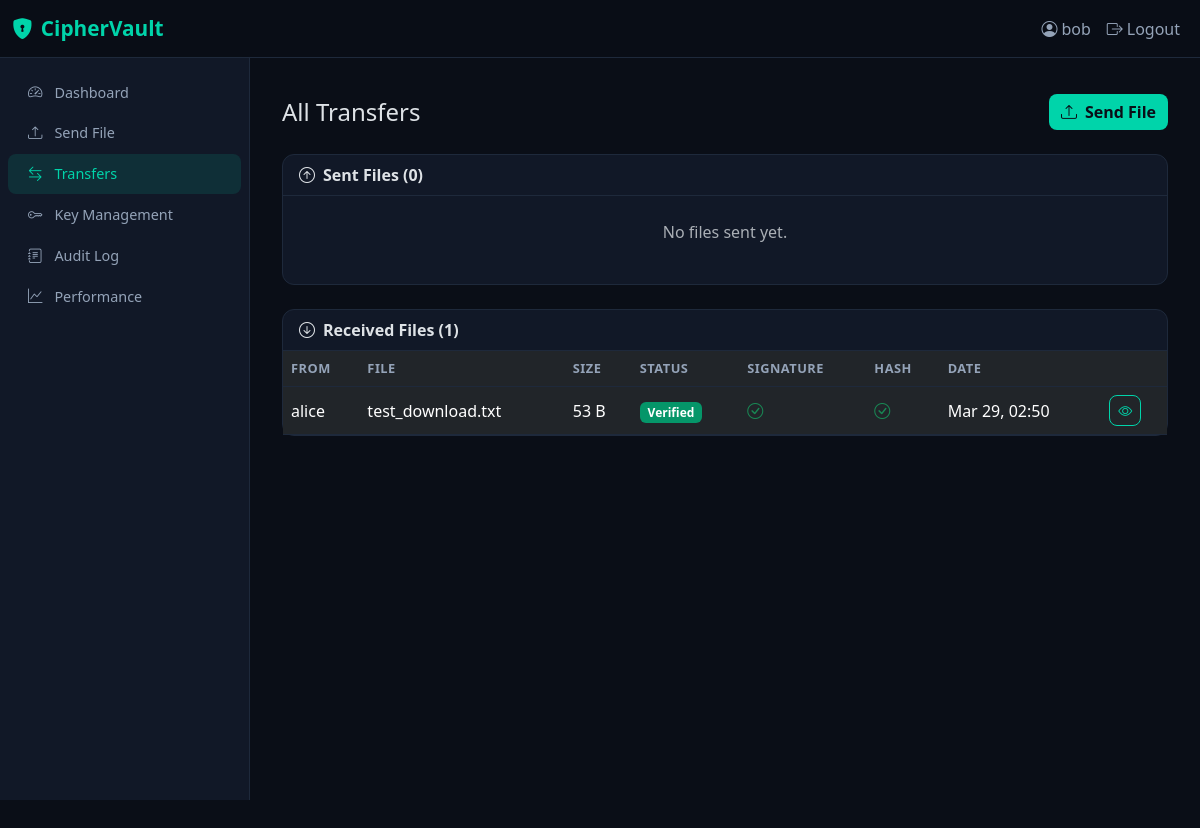
The page /transfers/ (signed in) on the database its author committed.
### core/models.py (models this page shows, shortened)
class FileTransfer(models.Model):
    STATUS_CHOICES = [
        ('pending', 'Pending'),
        ('encrypting', 'Encrypting'),
        ('sent', 'Sent'),
        ('received', 'Received'),
        ('decrypting', 'Decrypting'),
        ('verified', 'Verified'),
        ('failed', 'Failed'),
        ('rejected', 'Rejected'),
    ]
    id = models.UUIDField(primary_key=True, default=uuid.uuid4, editable=False)
    sender = models.ForeignKey(User, on_delete=models.CASCADE, related_name='sent_transfers')
    receiver = models.ForeignKey(User, on_delete=models.CASCADE, related_name='received_transfers')
    original_filename = models.CharField(max_length=255)
    file_size = models.BigIntegerField(default=0)
    encrypted_file = models.FileField(upload_to='encrypted/', blank=True)
    decrypted_file = models.FileField(upload_to='decrypted/', blank=True)
    encrypted_aes_key = models.BinaryField(blank=True, null=True)
    file_hash = models.CharField(max_length=64, help_text="SHA-256 hash of original file")
    received_hash = models.CharField(max_length=64, blank=True, help_text="SHA-256 hash computed after decryption")
    digital_signature = models.BinaryField(blank=True, null=True)
    signature_verified = models.BooleanField(default=False)
    hash_verified = models.BooleanField(default=False)
    status = models.CharField(max_length=20, choices=STATUS_CHOICES, default='pending')
    created_at = models.DateTimeField(auto_now_add=True)
    completed_at = models.DateTimeField(null=True, blank=True)
    encryption_time_ms = models.FloatField(default=0)
    hashing_time_ms = models.FloatField(default=0)
    signing_time_ms = models.FloatField(default=0)
    total_time_ms = models.FloatField(default=0)
    cpu_usage_percent = models.FloatField(default=0)
    memory_usage_mb = models.FloatField(default=0)
    class Meta:
        ordering = ['-created_at']

### core/views.py (the view)
# urls.py: path('transfers/', views.transfer_list_view, name='transfer_list'),
@login_required
def transfer_list_view(request):
    sent = FileTransfer.objects.filter(sender=request.user).order_by('-created_at')
    received = FileTransfer.objects.filter(receiver=request.user).order_by('-created_at')
    return render(request, 'core/transfer_list.html', {
        'sent_transfers': sent,
        'received_transfers': received,
    })

### core/templatetags/vault_tags.py (called while the page is built)
@register.filter
def status_badge(status):
    badges = {
        'pending': 'bg-secondary',
        'encrypting': 'bg-info',
        'sent': 'bg-primary',
        'received': 'bg-info',
        'decrypting': 'bg-info',
        'verified': 'bg-success',
        'failed': 'bg-danger',
        'rejected': 'bg-danger',
    }
    return badges.get(status, 'bg-secondary')

@register.filter
def filesizeformat_custom(bytes_value):
    try:
        bytes_value = int(bytes_value)
    except (TypeError, ValueError):
        return '0 B'
    if bytes_value < 1024:
        return f'{bytes_value} B'
    elif bytes_value < 1024 ** 2:
        return f'{bytes_value / 1024:.1f} KB'
    elif bytes_value < 1024 ** 3:
        return f'{bytes_value / (1024 ** 2):.1f} MB'
    else:
        return f'{bytes_value / (1024 ** 3):.1f} GB'

### core/templates/core/transfer_list.html (shortened to what this page needs)
{% extends "core/base.html" %}
{% load vault_tags %}
{% block nav_transfers %}active{% endblock %}
{% block content %}
<div class="d-flex justify-content-between align-items-center mb-4">
    <h4 class="mb-0">All Transfers</h4>
    <a href="{% url 'send_file' %}" class="btn btn-vault">
        <i class="bi bi-upload me-2"></i>Send File
    </a>
</div>
<div class="card mb-4">
    <div class="card-header">
        <i class="bi bi-arrow-up-circle me-2"></i>Sent Files ({{ sent_transfers.count }})
    </div>
    <div class="card-body p-0">
        {% if sent_transfers %}
        <div class="table-responsive">
            <table class="table table-hover mb-0">
                <thead>
                    <tr>
                        <th>To</th>
                        <th>File</th>
                        <th>Size</th>
                        <th>Status</th>
                        <th>Hash</th>
                        <th>Date</th>
                        <th></th>
                    </tr>
                </thead>
                <tbody>
                    {% for t in sent_transfers %}
                    <tr>
                        <td>{{ t.receiver.username }}</td>
                        <td>{{ t.original_filename|truncatechars:30 }}</td>
                        <td>{{ t.file_size|filesizeformat_custom }}</td>
                        <td><span class="badge {{ t.status|status_badge }}">{{ t.get_status_display }}</span></td>
                        <td><code class="small">{{ t.file_hash|truncatechars:16 }}</code></td>
                        <td>{{ t.created_at|date:"M d, H:i" }}</td>
                        <td>
                            <a href="{% url 'transfer_detail' t.id %}" class="btn btn-sm btn-outline-vault">
                                <i class="bi bi-eye"></i>
                            </a>
                        </td>
                    </tr>
                    {% endfor %}
                </tbody>
            </table>
        </div>
        {% else %}
        <p class="text-muted text-center py-4">No files sent yet.</p>
        {% endif %}
    </div>
</div>
<div class="card">
    <div class="card-header">
        <i class="bi bi-arrow-down-circle me-2"></i>Received Files ({{ received_transfers.count }})
    </div>
    <div class="card-body p-0">
        {% if received_transfers %}
        <div class="table-responsive">
            <table class="table table-hover mb-0">
                <thead>
                    <tr>
                        <th>From</th>
                        <th>File</th>
                        <th>Size</th>
                        <th>Status</th>
                        <th>Signature</th>
                        <th>Hash</th>
                        <th>Date</th>
                        <th></th>
                    </tr>
                </thead>
                <tbody>
                    {% for t in received_transfers %}
                    <tr>
                        <td>{{ t.sender.username }}</td>
                        <td>{{ t.original_filename|truncatechars:30 }}</td>
                        <td>{{ t.file_size|filesizeformat_custom }}</td>
                        <td><span class="badge {{ t.status|status_badge }}">{{ t.get_status_display }}</span></td>
                        <td>
                            {% if t.signature_verified %}
                            <i class="bi bi-check-circle text-success"></i>
                            {% elif t.status == 'rejected' %}
                            <i class="bi bi-x-circle text-danger"></i>
                            {% else %}
                            <i class="bi bi-dash-circle text-muted"></i>
                            {% endif %}
                        </td>
                        <td>
                            {% if t.hash_verified %}
                            <i class="bi bi-check-circle text-success"></i>
                            {% elif t.status == 'rejected' %}
                            <i class="bi bi-x-circle text-danger"></i>
                            {% else %}
                            <i class="bi bi-dash-circle text-muted"></i>
                            {% endif %}
                        </td>
                        <td>{{ t.created_at|date:"M d, H:i" }}</td>
                        <td>
                            {% if t.status == 'sent' %}
                            <a href="{% url 'receive_file' t.id %}" class="btn btn-sm btn-vault">
                                <i class="bi bi-download"></i>
                            </a>
                            {% else %}
                            <a href="{% url 'transfer_detail' t.id %}" class="btn btn-sm btn-outline-vault">
                                <i class="bi bi-eye"></i>
                            </a>
                            {% endif %}
                        </td>
                    </tr>
                    {% endfor %}
                </tbody>
            </table>
        </div>
        {% else %}
        <p class="text-muted text-center py-4">No files received yet.</p>
        {% endif %}
    </div>
</div>
{% endblock %}

### core/templates/core/base.html (shortened to what this page needs)
{% load vault_tags %}
<!DOCTYPE html>
<html lang="en" data-bs-theme="dark">
<head>
    <link href="https://cdn.jsdelivr.net/npm/bootstrap@5.3.2/dist/css/bootstrap.min.css" rel="stylesheet">
    <link href="https://cdn.jsdelivr.net/npm/bootstrap-icons@1.11.2/font/bootstrap-icons.min.css" rel="stylesheet">
</head>
<body>
    <nav class="navbar navbar-expand-lg fixed-top">
        <div class="container-fluid">
            <a class="navbar-brand" href="{% url 'dashboard' %}">
                <i class="bi bi-shield-lock-fill me-2"></i>CipherVault
            </a>
            <div class="collapse navbar-collapse" id="navContent">
                <ul class="navbar-nav ms-auto">
                    {% if user.is_authenticated %}
                    <li class="nav-item">
                        <span class="nav-link">
                            <i class="bi bi-person-circle me-1"></i>{{ user.username }}
                        </span>
                    </li>
                    <li class="nav-item">
                        <a class="nav-link" href="{% url 'logout' %}">
                            <i class="bi bi-box-arrow-right me-1"></i>Logout
                        </a>
                    </li>
                    {% endif %}
                </ul>
            </div>
        </div>
    </nav>
    {% if user.is_authenticated %}
    <div class="sidebar">
        <nav class="nav flex-column">
            <a class="nav-link {% block nav_dashboard %}{% endblock %}" href="{% url 'dashboard' %}">
                <i class="bi bi-speedometer2"></i> Dashboard
            </a>
            <a class="nav-link {% block nav_send %}{% endblock %}" href="{% url 'send_file' %}">
                <i class="bi bi-upload"></i> Send File
            </a>
            <a class="nav-link {% block nav_transfers %}{% endblock %}" href="{% url 'transfer_list' %}">
                <i class="bi bi-arrow-left-right"></i> Transfers
            </a>
            <a class="nav-link {% block nav_keys %}{% endblock %}" href="{% url 'key_management' %}">
                <i class="bi bi-key"></i> Key Management
            </a>
            <a class="nav-link {% block nav_audit %}{% endblock %}" href="{% url 'audit_log' %}">
                <i class="bi bi-journal-text"></i> Audit Log
            </a>
            <a class="nav-link {% block nav_performance %}{% endblock %}" href="{% url 'performance' %}">
                <i class="bi bi-graph-up"></i> Performance
            </a>
        </nav>
    </div>
    {% endif %}
    <div class="{% if user.is_authenticated %}main-content{% else %}container{% endif %}" style="margin-top: 70px;">
        {% block content %}{% endblock %}
    </div>
</body>
</html>

### core/templates/core/base.html (style rules this page uses)
:root { --cv-primary: #00d4aa; --cv-dark: #0a0e17; --cv-card: #111827; --cv-border: #1e293b; }
body { background: var(--cv-dark); font-family: 'Segoe UI', system-ui, -apple-system, sans-serif; min-height: 100vh; }
.navbar { background: rgba(10, 14, 23, 0.95) !important; backdrop-filter: blur(10px); border-bottom: 1px solid var(--cv-border); }
.navbar-brand { color: var(--cv-primary) !important; font-weight: 700; font-size: 1.3rem; }
.nav-link { color: #94a3b8 !important; transition: color 0.2s; }
.nav-link:hover, .nav-link.active { color: var(--cv-primary) !important; }
.card { background: var(--cv-card); border: 1px solid var(--cv-border); border-radius: 12px; }
.card-header { background: transparent; border-bottom: 1px solid var(--cv-border); font-weight: 600; }
.btn-vault { background: var(--cv-primary); color: #0a0e17; border: none; font-weight: 600; border-radius: 8px; transition: all 0.2s; }
.btn-outline-vault { border: 1px solid var(--cv-primary); color: var(--cv-primary); border-radius: 8px; font-weight: 600; }
.badge.bg-success { background: #059669 !important; }
.table { color: #e2e8f0; }
.table th { border-color: var(--cv-border); color: #94a3b8; font-weight: 600; font-size: 0.8rem; text-transform: uppercase; letter-spacing: 0.5px; }
.table td { border-color: var(--cv-border); vertical-align: middle; }
.sidebar { position: fixed; top: 56px; left: 0; width: 250px; height: calc(100vh - 56px); background: var(--cv-card); border-right: 1px solid var(--cv-border); padding-top: 1rem; z-index: 100; }
.sidebar .nav-link { padding: 0.6rem 1.25rem; font-size: 0.9rem; display: flex; align-items: center; gap: 0.75rem; border-radius: 0; margin: 0 0.5rem; border-radius: 8px; }
.sidebar .nav-link.active { background: rgba(0, 212, 170, 0.12); }
.main-content { margin-left: 250px; padding: 2rem; padding-top: 1.5rem; }

### rows shown on the page
FileTransfer: sender.username "alice", original_filename "test_download.txt", file_size|filesizeformat_custom "53 B", status "Verified", signature_verified True (drawn), hash_verified True (drawn), created_at "Mar 29, 02:50"

### other values the page prints
{{ user.username }} "bob"
{{ sent_transfers.count }} "0"
{{ received_transfers.count }} "1"
